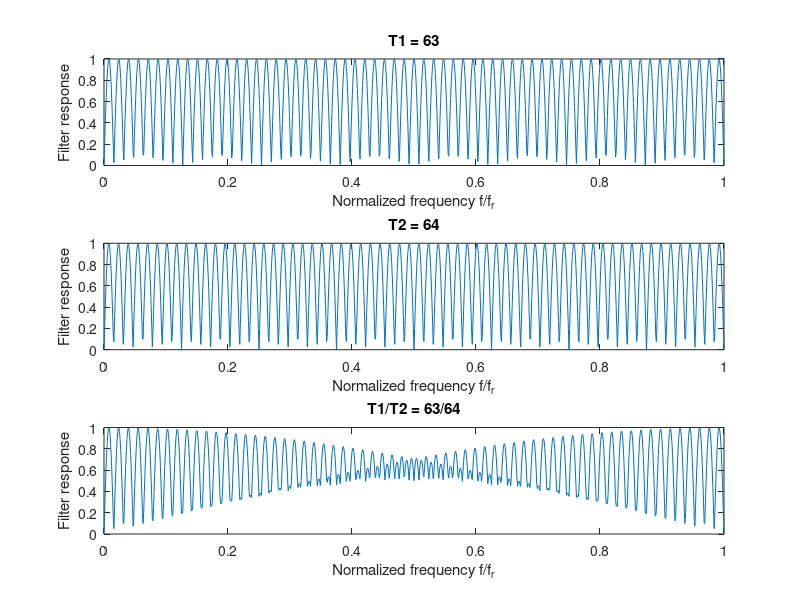

MATLAB code to generate this figure:
clear all; close all;
fofr    = 0:0.001:1;
f1  = 63 * fofr;
f2  = 64 * fofr;
resp1   = abs(sin(pi .* f1));
resp2   = abs(sin(pi .* f2));
resp    = resp1 + resp2;
respmax = max(resp);
resp    = resp./respmax;

figure('Name', 'PRF Staggering 63/64');
clf;
subplot(3,1,1);
plot(fofr, resp1);
title('T1 = 63');
xlabel('Normalized frequency f/f_r');
ylabel('Filter response');
subplot(3,1,2);
plot(fofr, resp2);
title('T2 = 64');
xlabel('Normalized frequency f/f_r');
ylabel('Filter response');
subplot(3,1,3);
plot(fofr, resp);
title('T1/T2 = 63/64');
xlabel('Normalized frequency f/f_r');
ylabel('Filter response');
